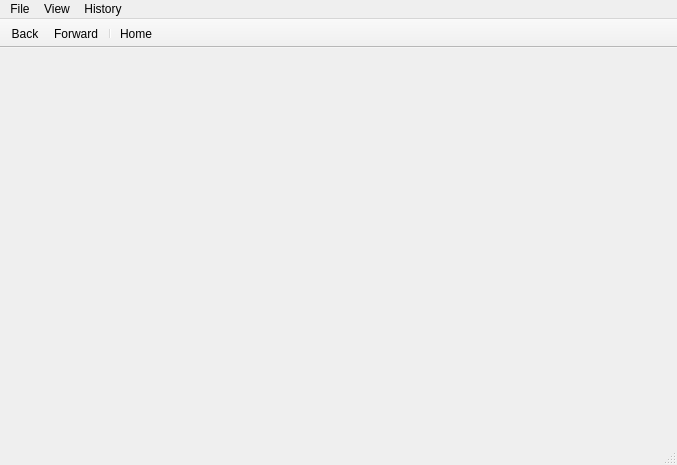
<?xml version="1.0" encoding="UTF-8"?>
<ui version="4.0">
 <class>MainWindow</class>
 <widget class="QMainWindow" name="MainWindow">
  <property name="geometry">
   <rect>
    <x>0</x>
    <y>0</y>
    <width>677</width>
    <height>465</height>
   </rect>
  </property>
  <property name="windowTitle">
   <string>PyDM Main Window</string>
  </property>
  <widget class="QWidget" name="centralwidget">
   <layout class="QVBoxLayout" name="verticalLayout">
    <property name="spacing">
     <number>-1</number>
    </property>
    <property name="sizeConstraint">
     <enum>QLayout::SetMaximumSize</enum>
    </property>
   </layout>
  </widget>
  <widget class="QMenuBar" name="menubar">
   <property name="geometry">
    <rect>
     <x>0</x>
     <y>0</y>
     <width>677</width>
     <height>22</height>
    </rect>
   </property>
   <widget class="QMenu" name="menuFile">
    <property name="title">
     <string>File</string>
    </property>
    <addaction name="actionOpen_File"/>
    <addaction name="separator"/>
    <addaction name="actionEdit_in_Designer"/>
    <addaction name="actionReload_Display"/>
    <addaction name="separator"/>
    <addaction name="actionAbout_PyDM"/>
   </widget>
   <widget class="QMenu" name="menuView">
    <property name="title">
     <string>View</string>
    </property>
    <addaction name="actionIncrease_Font_Size"/>
    <addaction name="actionDecrease_Font_Size"/>
    <addaction name="separator"/>
    <addaction name="actionShow_File_Path_in_Title_Bar"/>
    <addaction name="actionShow_Navigation_Bar"/>
    <addaction name="actionShow_Menu_Bar"/>
    <addaction name="actionShow_Status_Bar"/>
    <addaction name="actionShow_Connections"/>
   </widget>
   <widget class="QMenu" name="menuHistory">
    <property name="title">
     <string>History</string>
    </property>
    <addaction name="actionBack"/>
    <addaction name="actionForward"/>
    <addaction name="actionHome"/>
   </widget>
   <addaction name="menuFile"/>
   <addaction name="menuView"/>
   <addaction name="menuHistory"/>
  </widget>
  <widget class="QStatusBar" name="statusbar"/>
  <widget class="QToolBar" name="navbar">
   <property name="windowTitle">
    <string>toolBar</string>
   </property>
   <property name="movable">
    <bool>false</bool>
   </property>
   <property name="floatable">
    <bool>false</bool>
   </property>
   <attribute name="toolBarArea">
    <enum>TopToolBarArea</enum>
   </attribute>
   <attribute name="toolBarBreak">
    <bool>false</bool>
   </attribute>
   <addaction name="actionBack"/>
   <addaction name="actionForward"/>
   <addaction name="separator"/>
   <addaction name="actionHome"/>
  </widget>
  <action name="actionEdit_in_Designer">
   <property name="text">
    <string>Edit in Designer</string>
   </property>
   <property name="shortcutContext">
    <enum>Qt::ApplicationShortcut</enum>
   </property>
  </action>
  <action name="actionAbout_PyDM">
   <property name="enabled">
    <bool>false</bool>
   </property>
   <property name="text">
    <string>About PyDM</string>
   </property>
   <property name="shortcutContext">
    <enum>Qt::ApplicationShortcut</enum>
   </property>
  </action>
  <action name="actionReload_Display">
   <property name="text">
    <string>Reload Display</string>
   </property>
   <property name="shortcutContext">
    <enum>Qt::ApplicationShortcut</enum>
   </property>
  </action>
  <action name="actionIncrease_Font_Size">
   <property name="text">
    <string>Increase Font Size</string>
   </property>
   <property name="shortcutContext">
    <enum>Qt::ApplicationShortcut</enum>
   </property>
  </action>
  <action name="actionDecrease_Font_Size">
   <property name="text">
    <string>Decrease Font Size</string>
   </property>
   <property name="shortcutContext">
    <enum>Qt::ApplicationShortcut</enum>
   </property>
  </action>
  <action name="actionShow_File_Path_in_Title_Bar">
   <property name="checkable">
    <bool>true</bool>
   </property>
   <property name="text">
    <string>Show File Path in Title Bar</string>
   </property>
   <property name="shortcutContext">
    <enum>Qt::ApplicationShortcut</enum>
   </property>
  </action>
  <action name="actionBack">
   <property name="text">
    <string>Back</string>
   </property>
   <property name="shortcutContext">
    <enum>Qt::ApplicationShortcut</enum>
   </property>
  </action>
  <action name="actionForward">
   <property name="text">
    <string>Forward</string>
   </property>
   <property name="shortcutContext">
    <enum>Qt::ApplicationShortcut</enum>
   </property>
  </action>
  <action name="actionHome">
   <property name="text">
    <string>Home</string>
   </property>
   <property name="shortcutContext">
    <enum>Qt::ApplicationShortcut</enum>
   </property>
  </action>
  <action name="actionShow_Navigation_Bar">
   <property name="checkable">
    <bool>true</bool>
   </property>
   <property name="checked">
    <bool>true</bool>
   </property>
   <property name="text">
    <string>Show Navigation Bar</string>
   </property>
   <property name="shortcutContext">
    <enum>Qt::ApplicationShortcut</enum>
   </property>
  </action>
  <action name="actionOpen_File">
   <property name="text">
    <string>Open File...</string>
   </property>
   <property name="shortcutContext">
    <enum>Qt::ApplicationShortcut</enum>
   </property>
  </action>
  <action name="actionShow_Menu_Bar">
   <property name="checkable">
    <bool>true</bool>
   </property>
   <property name="checked">
    <bool>true</bool>
   </property>
   <property name="text">
    <string>Show Menu Bar</string>
   </property>
   <property name="shortcutContext">
    <enum>Qt::ApplicationShortcut</enum>
   </property>
  </action>
  <action name="actionShow_Status_Bar">
   <property name="checkable">
    <bool>true</bool>
   </property>
   <property name="checked">
    <bool>true</bool>
   </property>
   <property name="text">
    <string>Show Status Bar</string>
   </property>
   <property name="shortcutContext">
    <enum>Qt::ApplicationShortcut</enum>
   </property>
  </action>
  <action name="actionShow_Connections">
   <property name="text">
    <string>Show Connections...</string>
   </property>
   <property name="shortcutContext">
    <enum>Qt::ApplicationShortcut</enum>
   </property>
  </action>
 </widget>
 <resources/>
 <connections/>
</ui>
